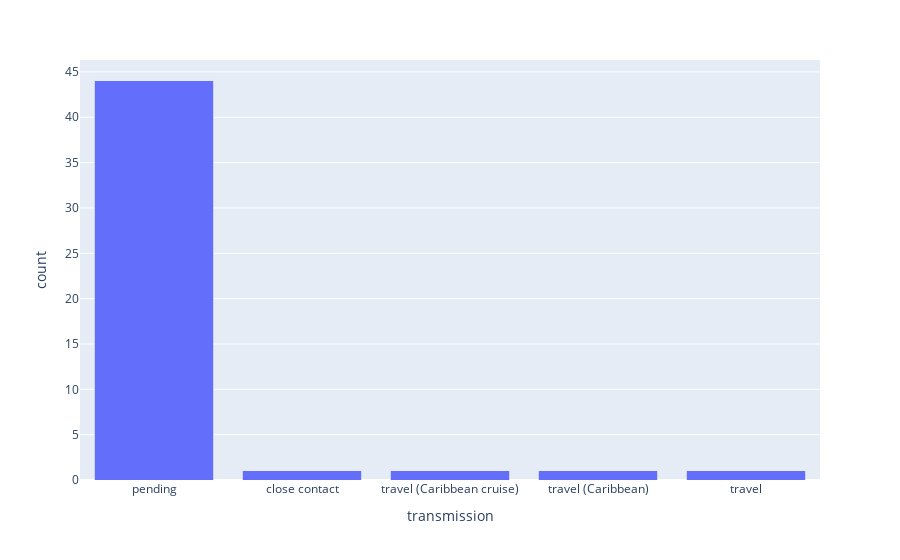

The cell this chart's notebook holds for it:
### Code cell
fig = px.histogram(full_df, x= "transmission")
fig.show()

### Figure 1 — Plotly figure (JSON) as saved in the notebook; plotly's stock layout.template omitted (floating-point values rounded to 4 significant figures)
{"data": [{"alignmentgroup": "True", "bingroup": "x", "hoverlabel": {"namelength": 0}, "hovertemplate": "transmission=%{x}<br>count=%{y}", "legendgroup": "", "marker": {"color": "#636efa"}, "name": "", "offsetgroup": "", "orientation": "v", "showlegend": false, "type": "histogram", "x": ["pending", "pending", "pending", "close contact", "travel (Caribbean cruise)", "travel (Caribbean)", "pending", "pending", "pending", "pending", "pending", "pending", "pending", "pending", "pending", "pending", "pending", "pending", "pending", "pending", "pending", "pending", "pending", "pending", "pending", "pending", "pending", "pending", "pending", "pending", "pending", "pending", "pending", "pending", "pending", "pending", "pending", "pending", "pending", "pending", "pending", "pending", "pending", "pending", "pending", "pending", "pending", "travel"], "xaxis": "x", "yaxis": "y"}], "layout": {"barmode": "relative", "legend": {"tracegroupgap": 0}, "margin": {"t": 60}, "xaxis": {"anchor": "y", "domain": [0, 1], "title": {"text": "transmission"}}, "yaxis": {"anchor": "x", "domain": [0, 1], "title": {"text": "count"}}}}
